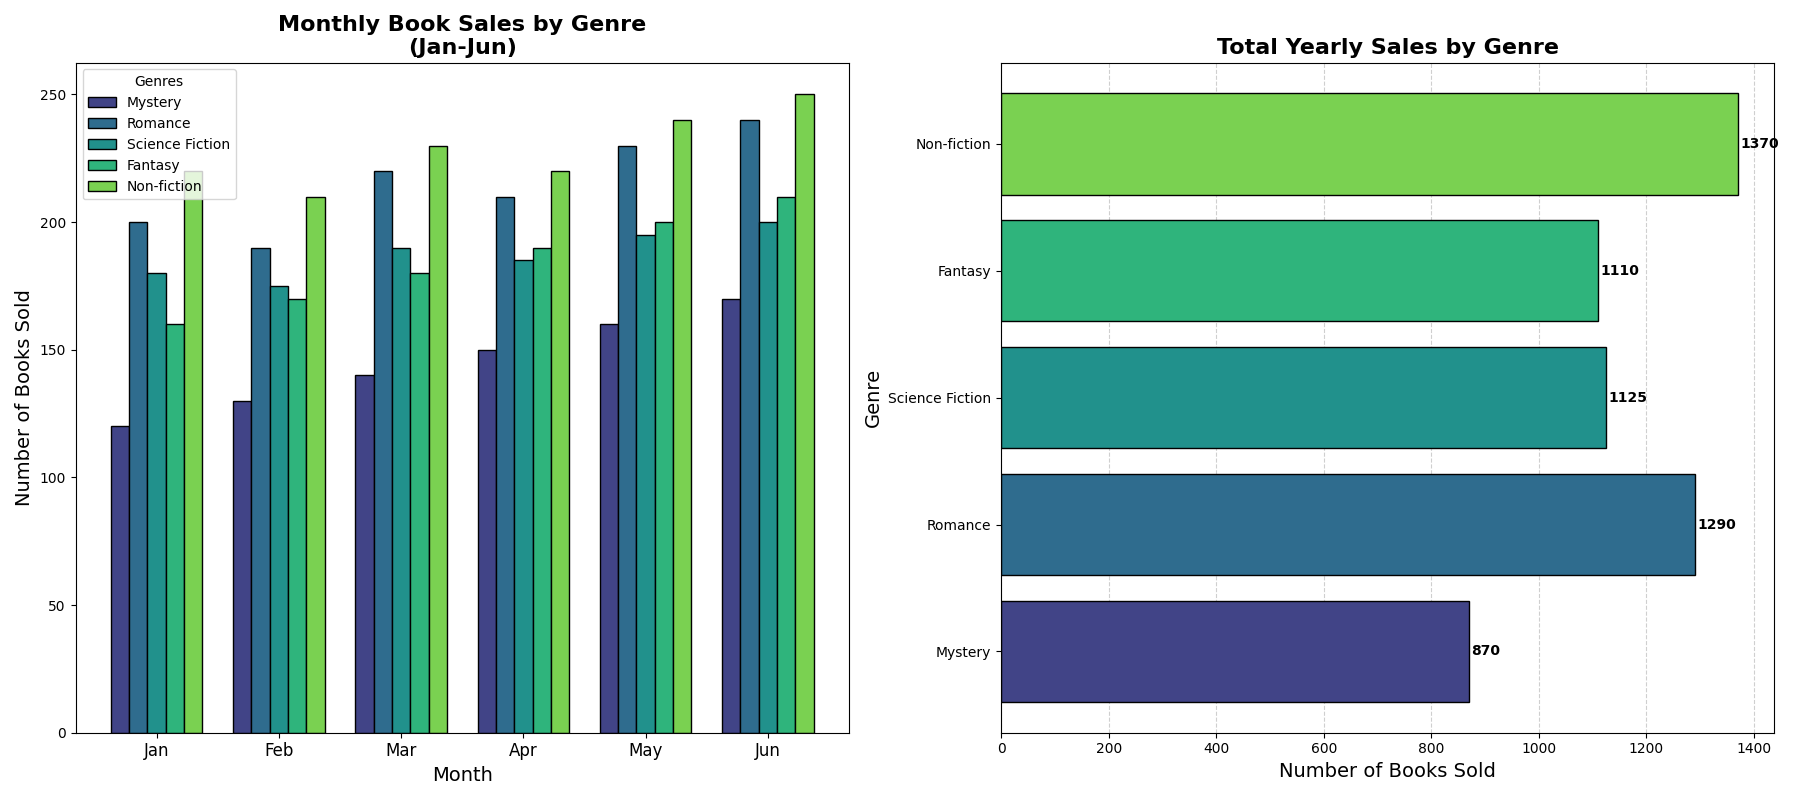

Recreate this plot in Python.
import matplotlib.pyplot as plt
import numpy as np

genres = ['Mystery', 'Romance', 'Science Fiction', 'Fantasy', 'Non-fiction']
monthly_sales = np.array([
    [120, 130, 140, 150, 160, 170],  # Mystery
    [200, 190, 220, 210, 230, 240],  # Romance
    [180, 175, 190, 185, 195, 200],  # Science Fiction
    [160, 170, 180, 190, 200, 210],  # Fantasy
    [220, 210, 230, 220, 240, 250]   # Non-fiction
])

yearly_sales = monthly_sales.sum(axis=1)
months = ['Jan', 'Feb', 'Mar', 'Apr', 'May', 'Jun']
colors = plt.cm.viridis(np.linspace(0.2, 0.8, len(genres)))

fig, (ax2, ax1) = plt.subplots(1, 2, figsize=(18, 8))  # Switched positions

# Plot yearly sales (now on ax1, originally ax2)
bars = ax1.barh(genres, yearly_sales, color=colors, edgecolor='black')
ax1.set_title('Total Yearly Sales by Genre', fontsize=16, fontweight='bold')
ax1.set_xlabel('Number of Books Sold', fontsize=14)
ax1.set_ylabel('Genre', fontsize=14)

for bar in bars:
    width = bar.get_width()
    ax1.text(width + 5, bar.get_y() + bar.get_height() / 2, f'{int(width)}', 
             va='center', fontsize=10, color='black', weight='bold')

ax1.xaxis.grid(True, linestyle='--', alpha=0.6)
ax1.set_axisbelow(True)

# Plot monthly sales (now on ax2, originally ax1)
width = 0.15
x = np.arange(len(months))

for i in range(len(genres)):
    ax2.bar(x + i * width, monthly_sales[i], width, label=genres[i], color=colors[i], edgecolor='black')

ax2.set_title('Monthly Book Sales by Genre\n(Jan-Jun)', fontsize=16, fontweight='bold')
ax2.set_xlabel('Month', fontsize=14)
ax2.set_ylabel('Number of Books Sold', fontsize=14)
ax2.set_xticks(x + width * (len(genres) - 1) / 2)
ax2.set_xticklabels(months, fontsize=12)
ax2.legend(title='Genres', fontsize=10)

plt.tight_layout()
plt.show()
